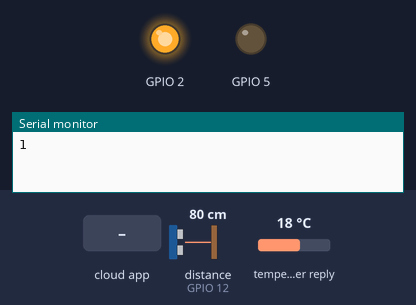
A sketch run on a simulated ESP32. Shown: output pins drawn as LEDs (lit = HIGH), the last lines printed to the serial monitor. The inputs (shaded band) are chosen by the test bench; at power-on: distance to the obstacle (sensor on GPIO 12) 80 cm, temperature in the weather reply 18 °C. The echo pulse lasts 58.3 µs per cm; web services answer with replies made up by the test bench; pins used as bus, display or sensor lines are not drawn.

Above: at 2.7 s.
2.8 s: the phone or cloud app sets 0 to 0
At 8.6 s:
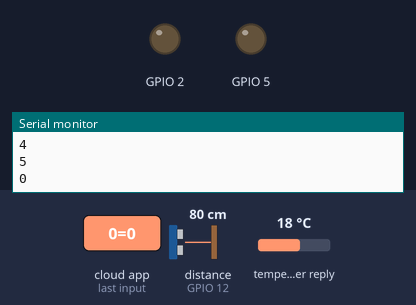
16.3 s: the phone or cloud app sets 0 to 1
Timing chart, 0 to 30.2 s (numbered marks = the images above; inputs shaded):
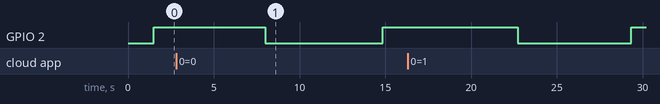

The sketch:

water_level.ino
```cpp
#include <CayenneMQTTESP32.h>
#define CAYENNE_DEBUG
#define CAYENNE_PRINT Serial
#define trigPin 13
#define echoPin 12
#include <WiFi.h>
#include <HTTPClient.h>
#include <Arduino_JSON.h>

// Define variables:
long duration;
int distance;
int potensio = 0;
int anaktangga = 60;
int kedalaman = 300;
int depth;
int tangga;
int baca;
int battery=100;

char ssid[] = "WaterLevelNode";
char password[] = "Wi070707";
char username[] = "595fe320-f9f9-11e9-84bb-8f71124cfdfb";
char mqtt_password[] = "ca1601088df82b4ba32cbda89696559250bf7743";
char cliend_id[] = "45eb9c90-e1c4-11ea-a67f-15e30d90bbf4";
long toggle = 0;

String openWeatherMapApiKey = "1e1b8a442c7fc5e296d4fddff5199c90";
String city = "Bandung";
String countryCode = "ID";

unsigned long lastTime = 0;
unsigned long timerDelay = 10000;

String jsonBuffer;

void setup() {
  Serial.begin(9600);
  Cayenne.begin(username, mqtt_password, cliend_id, ssid, password);
  pinMode(2, OUTPUT);
  pinMode(5, OUTPUT);
  digitalWrite(2, HIGH);
  //  digitalWrite(5, LOW);
  pinMode(trigPin, OUTPUT);
  pinMode(echoPin, INPUT);

}

void loop() {
  Cayenne.loop();
  // Send an HTTP GET request
  if ((millis() - lastTime) > timerDelay) {
    // Check WiFi connection status
    if (WiFi.status() == WL_CONNECTED) {
      String serverPath = "http://api.openweathermap.org/data/2.5/weather?q=" + city + "," + countryCode + "&APPID=" + openWeatherMapApiKey;

      jsonBuffer = httpGETRequest(serverPath.c_str());
      //  Serial.println(jsonBuffer);
      JSONVar myObject = JSON.parse(jsonBuffer);

      // JSON.typeof(jsonVar) can be used to get the type of the var
      if (JSON.typeof(myObject) == "undefined") {
        // Serial.println("Parsing input failed!");
        return;
      }
      int temp = (myObject["main"]["temp"]);
      temp = temp - 273;
      int hum = (myObject["main"]["humidity"]);
      Serial.print ("kedalaman: ");
      Serial.println (depth);
      Serial.print ("Humidity: ");
      Serial.println (hum);
      Serial.print ("Tangga: ");
      Serial.println (tangga);
      Serial.print ("Temperature: ");
      Serial.println (temp);
      Serial.print ("Humidity: ");
      Serial.println (hum);

      //  Cayenne.virtualWrite (1, depth);
      Cayenne.virtualWrite (2, tangga);
      Cayenne.virtualWrite (3, temp);
      Cayenne.virtualWrite (4, hum);
      Cayenne.virtualWrite (6, battery);


    }
    else {
      Serial.println("WiFi Disconnected");
    }
    lastTime = millis();
  }
  // Charge Toggle
  toggle++;
  if (toggle == 6) //1 cycle sekitar 2 detik
  {
    digitalWrite(2, !digitalRead(2));
    toggle = 0;
  }
  Serial.println(toggle);
  /////////////////////////////////////
  // Sensor Part
  // Clear the trigPin by setting it LOW:

  //
  delay(100);
}

String httpGETRequest(const char* serverName) {
  HTTPClient http;

  // Your IP address with path or Domain name with URL path
  http.begin(serverName);

  // Send HTTP POST request
  int httpResponseCode = http.GET();

  String payload = "{}";

  if (httpResponseCode > 0) {
    Serial.print("HTTP Response code: ");
    Serial.println(httpResponseCode);
    payload = http.getString();
  }
  else {
    Serial.print("Error code: ");
    Serial.println(httpResponseCode);
  }
  // Free resources
  http.end();

  return payload;
}

CAYENNE_IN(0)
{
  Serial.print ("baca: ");
  Serial.println(baca = getValue.asInt());
  if (baca == 1) {
    for (int i = 0; i <= 9; i++) {
      digitalWrite(trigPin, LOW);
      delayMicroseconds(5);
      // Trigger the sensor by setting the trigPin high for 10 microseconds:
      digitalWrite(trigPin, HIGH);
      delayMicroseconds(10);
      digitalWrite(trigPin, LOW);
      // Read the echoPin. pulseIn() returns the duration (length of the pulse) in microseconds:
      duration = pulseIn(echoPin, HIGH);
      // Calculate the distance:
      distance = (duration * 0.034 / 2) * 0.9671 - 1.3116;
      depth = kedalaman - distance;
      tangga = (depth / anaktangga) + 0.5;
      // Send to Cayenne
      Cayenne.virtualWrite (1, depth);
      delay(100);
      Serial.print("Kedalaman");
      Serial.println(depth);
    }
    Cayenne.virtualWrite (5, 0);
  }

  else {}
}
```
